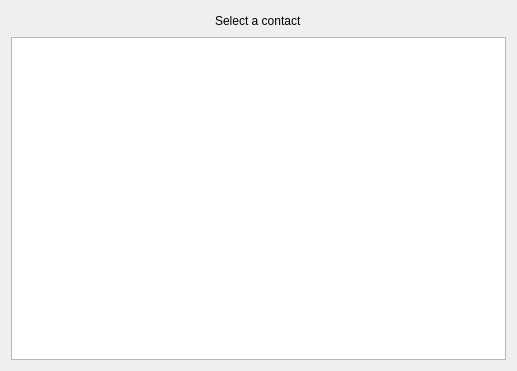
<?xml version="1.0" encoding="UTF-8"?>
<ui version="4.0">
 <class>Config</class>
 <widget class="QWidget" name="Config">
  <property name="geometry">
   <rect>
    <x>0</x>
    <y>0</y>
    <width>517</width>
    <height>371</height>
   </rect>
  </property>
  <layout class="QVBoxLayout" name="verticalLayout">
   <item>
    <layout class="QHBoxLayout" name="horizontalLayout">
     <item>
      <spacer name="horizontalSpacer_2">
       <property name="orientation">
        <enum>Qt::Horizontal</enum>
       </property>
       <property name="sizeHint" stdset="0">
        <size>
         <width>40</width>
         <height>20</height>
        </size>
       </property>
      </spacer>
     </item>
     <item>
      <widget class="QLabel" name="label">
       <property name="text">
        <string>Select a contact</string>
       </property>
      </widget>
     </item>
     <item>
      <spacer name="horizontalSpacer">
       <property name="orientation">
        <enum>Qt::Horizontal</enum>
       </property>
       <property name="sizeHint" stdset="0">
        <size>
         <width>40</width>
         <height>20</height>
        </size>
       </property>
      </spacer>
     </item>
    </layout>
   </item>
   <item>
    <widget class="QListView" name="contactListView"/>
   </item>
  </layout>
 </widget>
 <resources/>
 <connections/>
</ui>
